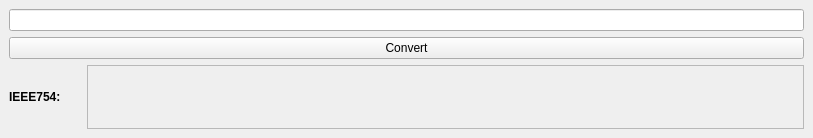
<?xml version="1.0" encoding="UTF-8"?>
<ui version="4.0">
 <class>MainWindow</class>
 <widget class="QMainWindow" name="MainWindow">
  <property name="geometry">
   <rect>
    <x>0</x>
    <y>0</y>
    <width>813</width>
    <height>138</height>
   </rect>
  </property>
  <property name="windowTitle">
   <string>Recursive Decimal Converter</string>
  </property>
  <widget class="QWidget" name="centralwidget">
   <layout class="QGridLayout" name="gridLayout" columnstretch="1,10">
    <item row="1" column="0" colspan="2">
     <widget class="QPushButton" name="convertBtn">
      <property name="sizePolicy">
       <sizepolicy hsizetype="Minimum" vsizetype="Maximum">
        <horstretch>0</horstretch>
        <verstretch>100</verstretch>
       </sizepolicy>
      </property>
      <property name="text">
       <string>Convert</string>
      </property>
      <property name="shortcut">
       <string>Return</string>
      </property>
     </widget>
    </item>
    <item row="2" column="0">
     <widget class="QLabel" name="label">
      <property name="font">
       <font>
        <bold>true</bold>
       </font>
      </property>
      <property name="text">
       <string>IEEE754:</string>
      </property>
     </widget>
    </item>
    <item row="2" column="1">
     <widget class="QLabel" name="result">
      <property name="sizePolicy">
       <sizepolicy hsizetype="Preferred" vsizetype="MinimumExpanding">
        <horstretch>0</horstretch>
        <verstretch>30</verstretch>
       </sizepolicy>
      </property>
      <property name="frameShape">
       <enum>QFrame::StyledPanel</enum>
      </property>
      <property name="text">
       <string/>
      </property>
      <property name="alignment">
       <set>Qt::AlignCenter</set>
      </property>
     </widget>
    </item>
    <item row="0" column="0" colspan="2">
     <widget class="QLineEdit" name="input"/>
    </item>
   </layout>
  </widget>
 </widget>
 <resources/>
 <connections/>
</ui>
